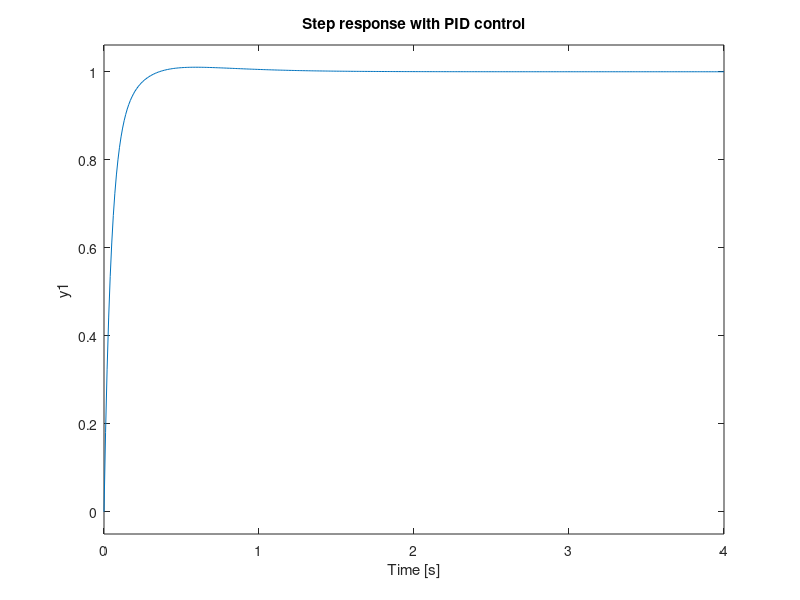

The MATLAB source for this figure:
clc;clear all;
J = 0.01;
b = 0.1;
K = 0.01;
R = 1;
L = 0.5;
s = tf('s');
P_motor = K/((J*s+b)*(L*s+R)+K^2)

%state space
motor_ss = ss(P_motor)
% Kp = 75;
% Ki = 1;
% Kd = 1;
% Kp = 100;
% Ki = 200;
% Kd = 1;
Kp = 100;
Ki = 200;
Kd = 10;
C = pid(Kp,Ki,Kd);
sys_c1 = feedback(C*P_motor,1)

% t = 0:1:200;
% t = 0:0.01:4;
t = 0:0.01:4;
step(sys_c1,t)
grid
title('Step response with PID control')
